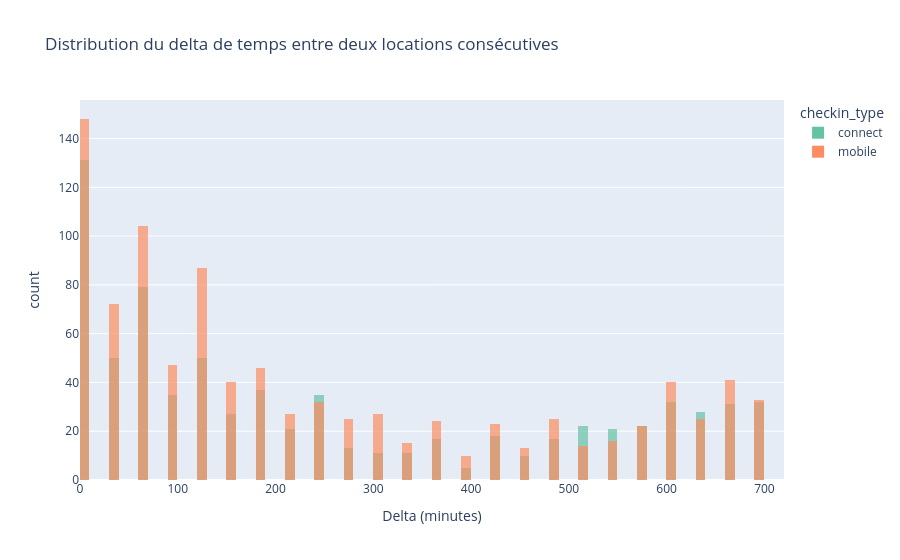

Here is the notebook cell this chart was saved with:
### Code cell
fig = px.histogram(
    with_prev,
    x='time_delta_with_previous_rental_in_minutes',
    color='checkin_type',
    nbins=100,
    title='Distribution du delta de temps entre deux locations consécutives',
    labels={'time_delta_with_previous_rental_in_minutes': 'Delta (minutes)', 'count': 'Nombre'},
    barmode='overlay',
    opacity=0.7,
    color_discrete_sequence=px.colors.qualitative.Set2
)
fig.update_xaxes(range=[0, 720])
fig.show()

### Figure 1 — Plotly figure (JSON) as saved in the notebook; plotly's stock layout.template omitted (floating-point values rounded to 4 significant figures; data arrays with more than 128 entries replaced by an {"elided": "..."} marker saying what was removed)
{"data": [{"bingroup": "x", "hovertemplate": "checkin_type=connect<br>Delta (minutes)=%{x}<br>count=%{y}<extra></extra>", "legendgroup": "connect", "marker": {"color": "rgb(102,194,165)", "opacity": 0.7, "pattern": {"shape": ""}}, "name": "connect", "nbinsx": 100, "orientation": "v", "showlegend": true, "type": "histogram", "x": {"elided": "813 float values"}, "xaxis": "x", "yaxis": "y"}, {"bingroup": "x", "hovertemplate": "checkin_type=mobile<br>Delta (minutes)=%{x}<br>count=%{y}<extra></extra>", "legendgroup": "mobile", "marker": {"color": "rgb(252,141,98)", "opacity": 0.7, "pattern": {"shape": ""}}, "name": "mobile", "nbinsx": 100, "orientation": "v", "showlegend": true, "type": "histogram", "x": {"elided": "1028 float values"}, "xaxis": "x", "yaxis": "y"}], "layout": {"barmode": "overlay", "legend": {"title": {"text": "checkin_type"}, "tracegroupgap": 0}, "title": {"text": "Distribution du delta de temps entre deux locations consécutives"}, "xaxis": {"anchor": "y", "domain": [0, 1], "range": [0, 720], "title": {"text": "Delta (minutes)"}}, "yaxis": {"anchor": "x", "domain": [0, 1], "title": {"text": "count"}}}}
